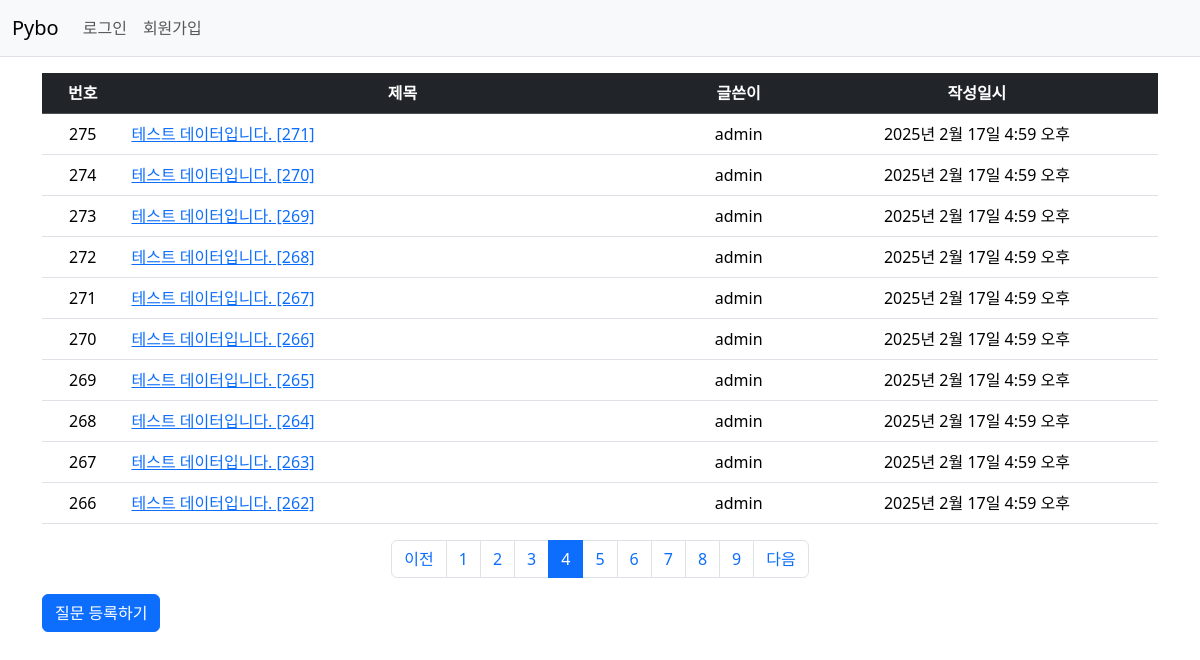
/?page=4, run on the app's committed database.
### pybo/models.py (models this page shows, shortened)
class Question(models.Model):
    author = models.ForeignKey(User, on_delete=models.CASCADE)
    subject = models.CharField(max_length=200)
    content = models.TextField()
    create_date = models.DateTimeField()
    modify_date = models.DateTimeField(null=True, blank=True)

### pybo/views.py (the view)
# urls.py: path('', views.index, name='index'),  # '/'에 해당하는 path
def index(request):
    page = request.GET.get('page', '1')  # 페이지
    question_list = Question.objects.order_by('-create_date')
    paginator = Paginator(question_list, 10)  # 페이지당 10개씩 보여주기
    page_obj = paginator.get_page(page)
    context = {'question_list': page_obj}
    return render(request, 'pybo/question_list.html', context)

### pybo/templatetags/pybo_filter.py (called while the page is built)
@register.filter
def sub(value, arg):
    return value - arg

### templates/pybo/question_list.html (shortened to what this page needs)
{% extends 'base.html' %}
{% load pybo_filter %}  #pybo_filter.py 로드
{% block content %}
<div class="container my-3">
    <table class="table">
        <thead>
        <tr class="table-dark text-center">
            <th>번호</th>
            <th style="width:50%">제목</th>
            <th>글쓴이</th>
            <th>작성일시</th>
        </tr>
        </thead>
        <tbody>
        {% if question_list %}
        {% for question in question_list %}
        <tr class="text-center">
            <td>
                {{ question_list.paginator.count|sub:question_list.start_index|sub:forloop.counter0|add:1 }}
            </td>
            <td class="text-start">
                <a href="{% url 'pybo:detail' question.id %}">{{ question.subject }}</a>
            </td>
            <td>{{ question.author.username }}</td>
            <td>{{ question.create_date }}</td>
        </tr>
        {% endfor %}
        {% else %}
        <tr>
            <td colspan="4">질문이 없습니다.</td>
        </tr>
        {% endif %}
        </tbody>
    </table>
    <ul class="pagination justify-content-center">
        {% if question_list.has_previous %}
        <li class="page-item">
            <a class="page-link" href="?page={{ question_list.previous_page_number }}">이전</a>
        </li>
        {% else %}
        <li class="page-item disabled">
            <a class="page-link" tabindex="-1" aria-disabled="true" href="#">이전</a>
        </li>
        {% endif %}
        {% for page_number in question_list.paginator.page_range %}
        {% if page_number >= question_list.number|add:-5 and page_number <= question_list.number|add:5 %}
        {% if page_number == question_list.number %}
        <li class="page-item active" aria-current="page">
            <a class="page-link" href="?page={{ page_number }}">{{ page_number }}</a>
        </li>
        {% else %}
        <li class="page-item">
            <a class="page-link" href="?page={{ page_number }}">{{ page_number }}</a>
        </li>
        {% endif %}
        {% endif %}
        {% endfor %}
        {% if question_list.has_next %}
        <li class="page-item">
            <a class="page-link" href="?page={{ question_list.next_page_number }}">다음</a>
        </li>
        {% else %}
        <li class="page-item disabled">
            <a class="page-link" tabindex="-1" aria-disabled="true" href="#">다음</a>
        </li>
        {% endif %}
    </ul>
    <a href="{% url 'pybo:question_create' %}" class="btn btn-primary"> 질문 등록하기</a>
</div>
{% endblock %}

### data on the page
Question: paginator.count|sub "275", subject "테스트 데이터입니다. [271]", author.username "admin", create_date "2025년 2월 17일 4:59 오후"
Question: paginator.count|sub "274", subject "테스트 데이터입니다. [270]", author.username "admin", create_date "2025년 2월 17일 4:59 오후"
Question: paginator.count|sub "273", subject "테스트 데이터입니다. [269]", author.username "admin", create_date "2025년 2월 17일 4:59 오후"
Question: paginator.count|sub "272", subject "테스트 데이터입니다. [268]", author.username "admin", create_date "2025년 2월 17일 4:59 오후"
Question: paginator.count|sub "271", subject "테스트 데이터입니다. [267]", author.username "admin", create_date "2025년 2월 17일 4:59 오후"
Question: paginator.count|sub "270", subject "테스트 데이터입니다. [266]", author.username "admin", create_date "2025년 2월 17일 4:59 오후"
Question: paginator.count|sub "269", subject "테스트 데이터입니다. [265]", author.username "admin", create_date "2025년 2월 17일 4:59 오후"
Question: paginator.count|sub "268", subject "테스트 데이터입니다. [264]", author.username "admin", create_date "2025년 2월 17일 4:59 오후"
Question: paginator.count|sub "267", subject "테스트 데이터입니다. [263]", author.username "admin", create_date "2025년 2월 17일 4:59 오후"
Question: paginator.count|sub "266", subject "테스트 데이터입니다. [262]", author.username "admin", create_date "2025년 2월 17일 4:59 오후"

### other printed values
{{ page_number }} "1" "2" "3" "5" "6" "7" "8" "9"
{{ page_number }} "4"
